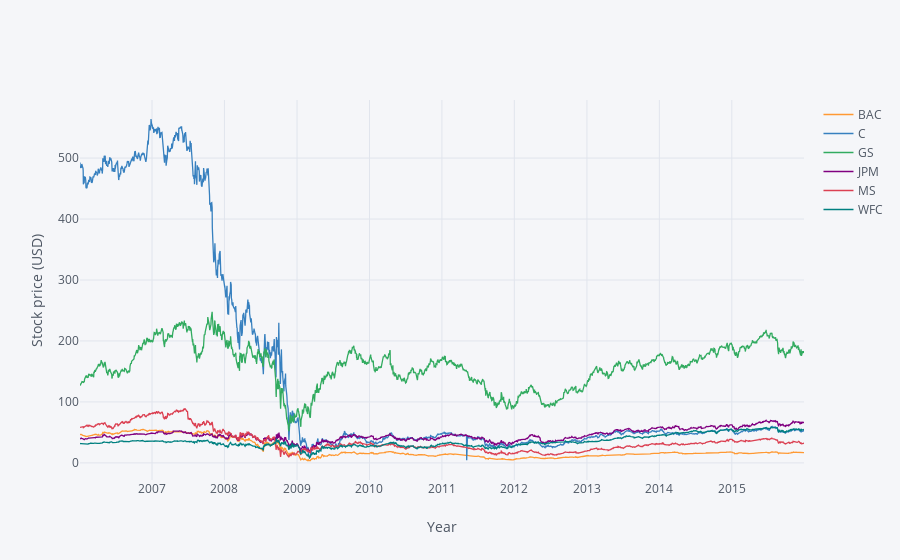

Here is the notebook cell this chart was saved with:
### Markdown cell above
Here we can clearly see Citigroup’s crash after 2007. We can also see that Goldman Sachs dips and then bounces back in the 2008-2009 period.

### Code cell
# Using plotly
bank_stocks.xs(key='Close',axis=1,level='Stock Info').iplot(xTitle = "Year", yTitle="Stock price (USD)")

### Figure 1 — Plotly figure (JSON) as saved in the notebook; plotly's stock layout.template omitted (floating-point values rounded to 4 significant figures; data arrays with more than 128 entries replaced by an {"elided": "..."} marker saying what was removed)
{"data": [{"line": {"color": "rgba(255, 153, 51, 1.0)", "dash": "solid", "width": 1.3}, "mode": "lines", "name": "BAC", "text": "", "type": "scatter", "x": {"elided": "2517 str values"}, "y": {"elided": "2517 float values"}}, {"line": {"color": "rgba(55, 128, 191, 1.0)", "dash": "solid", "width": 1.3}, "mode": "lines", "name": "C", "text": "", "type": "scatter", "x": {"elided": "2517 str values"}, "y": {"elided": "2517 float values"}}, {"line": {"color": "rgba(50, 171, 96, 1.0)", "dash": "solid", "width": 1.3}, "mode": "lines", "name": "GS", "text": "", "type": "scatter", "x": {"elided": "2517 str values"}, "y": {"elided": "2517 float values"}}, {"line": {"color": "rgba(128, 0, 128, 1.0)", "dash": "solid", "width": 1.3}, "mode": "lines", "name": "JPM", "text": "", "type": "scatter", "x": {"elided": "2517 str values"}, "y": {"elided": "2517 float values"}}, {"line": {"color": "rgba(219, 64, 82, 1.0)", "dash": "solid", "width": 1.3}, "mode": "lines", "name": "MS", "text": "", "type": "scatter", "x": {"elided": "2517 str values"}, "y": {"elided": "2517 float values"}}, {"line": {"color": "rgba(0, 128, 128, 1.0)", "dash": "solid", "width": 1.3}, "mode": "lines", "name": "WFC", "text": "", "type": "scatter", "x": {"elided": "2517 str values"}, "y": {"elided": "2517 float values"}}], "layout": {"legend": {"bgcolor": "#F5F6F9", "font": {"color": "#4D5663"}}, "paper_bgcolor": "#F5F6F9", "plot_bgcolor": "#F5F6F9", "titlefont": {"color": "#4D5663"}, "xaxis1": {"gridcolor": "#E1E5ED", "showgrid": true, "tickfont": {"color": "#4D5663"}, "title": "Year", "titlefont": {"color": "#4D5663"}, "zerolinecolor": "#E1E5ED"}, "yaxis1": {"gridcolor": "#E1E5ED", "showgrid": true, "tickfont": {"color": "#4D5663"}, "title": "Stock price (USD)", "titlefont": {"color": "#4D5663"}, "zerolinecolor": "#E1E5ED"}}}
